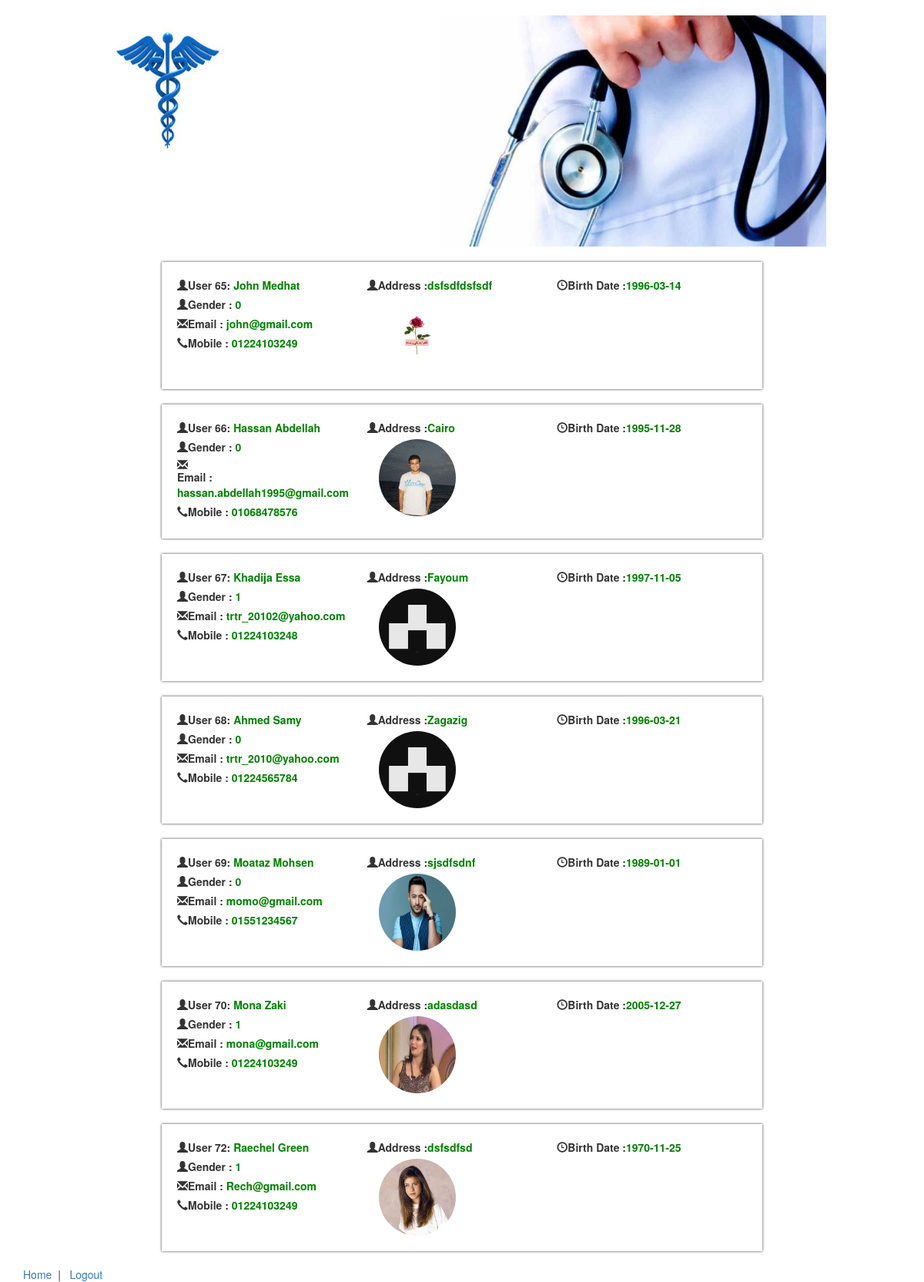
The page /viewuser.php (signed in) on the database its author committed.
### tables this page shows
CREATE TABLE `userinfo` (
  `id` int(11) NOT NULL,
  `fName` varchar(100) NOT NULL,
  `lName` varchar(100) NOT NULL,
  `gender` enum('0','1') NOT NULL,
  `email` varchar(200) NOT NULL,
  `mobile` varchar(100) NOT NULL,
  `password` varchar(200) NOT NULL,
  `address` varchar(2000) NOT NULL,
  `bdate` date NOT NULL,
  `file_name` varchar(2000) NOT NULL,
  `file_ext` varchar(100) NOT NULL,
  `reg_date` varchar(1000) NOT NULL,
  `upd_date` varchar(1000) NOT NULL
);

### viewuser.php (the view, shortened to what this page needs)
<?php
    include 'header.php';
?>
<div class="container">
    <div class="row">
        <div class="col-sm-1"></div>
        <div class="col-sm-10">
            <img src="img/71.jpg" height="300px" width="100%">
        </div>
        <div class="col-sm-1"></div>
    </div>
</div><br>
<div class="container">
    <?php
    if (isset($_SESSION['loginEmail'])) {
    require 'config.php';
    $d = mysqli_query($con, "SELECT * FROM userinfo");
    $num = mysqli_num_rows($d);
    while($num>0) {
        $result = mysqli_fetch_assoc($d);
        $id=$result['id'];
        $fName = $result['fName'];
        $lName = $result['lName'];
        $gender = $result['gender'];
        $email=$result['email'];
        $mobile=$result['mobile'];
        $address=$result['address'];
        $bdate=$result['bdate'];
        $file_name=$result['file_name'];
        $file_ext=$result['file_ext'];
        $img=$file_name.'.'.$file_ext;
        echo"<div class='row'>
                <div class='col-sm-2'></div>
                <div class='col-sm-8 userbox'>
                    <div class='col-sm-4'>
                        <div class='row'>
                            <div class='input-group'><span class='glyphicon glyphicon-user'></span>
                                <label>User $id:<b><font color='green'> $fName $lName </font></b></label>
                            </div>
                            <div class='input-group'><span class='glyphicon glyphicon-user'></span>
                                <label>Gender :<b><font color='green'> $gender </font></b></label>
                            </div>
                            <div class='input-group'><span class='glyphicon glyphicon-envelope'></span>
                                <label>Email :<b><font color='green'> $email </font></b></label>
                            </div>
                            <div class='input-group'><span class='glyphicon glyphicon-earphone'></span>
                                <label>Mobile :<b><font color='green'> $mobile </font></b></label>
                            </div>
                        </div>
                    </div>
                    <div class='col-sm-4'>
                        <div class='row'>
                            <div class='input-group'><span class='glyphicon glyphicon-user'></span>
                                <label>Address :<b><font color='green'>$address</font></b></label>
                            </div>
                        </div>
                    </div>
                    <div class='col-sm-4'>
                        <div class='row'>
                            <div class='input-group'><span class='glyphicon glyphicon-time'></span>
                                <label>Birth Date :<b><font color='green'>$bdate</font></b></label>
                            </div>
                        </div>
                    </div>
                    <div class='col-sm-2'>
                        <img src='img/uploads/$img' class='img img-circle'>
                    </div>
                </div>
                <div class='col-sm-2'></div>
            </div>";
        $num--;
    }
    } else {
    header('location:error.php');
    }
    ?>
</div>
<div class="container">
    <div class="row">
        <div class="col-sm-12">
            <span class="text-center">
                <a href="welcome_Admin.php">Home</a>&nbsp;&nbsp;|&nbsp;&nbsp;
                <a href="logout.php">Logout</a>
            </span>
        </div>
    </div>
</div>

### viewuser.php (style rules this page uses)
.userbox { background: #fff none repeat scroll 0 0; box-shadow: 0 0 3px; padding: 20px; margin-bottom: 20px; }
.img { height: 100px; width: 100px; }

### rows shown on the page
userinfo: id "65", fName "John", lName "Medhat", gender "0", email "john@gmail.com", mobile "01224103249", address "dsfsdfdsfsdf", bdate "1996-03-14", file_name+file_ext (picture)
userinfo: id "66", fName "Hassan", lName "Abdellah", gender "0", email "hassan.abdellah1995@gmail.com", mobile "01068478576", address "Cairo", bdate "1995-11-28", file_name+file_ext (picture)
userinfo: id "67", fName "Khadija", lName "Essa", gender "1", email "trtr_20102@yahoo.com", mobile "01224103248", address "Fayoum", bdate "1997-11-05", file_name+file_ext (picture)
userinfo: id "68", fName "Ahmed", lName "Samy", gender "0", email "trtr_2010@yahoo.com", mobile "01224565784", address "Zagazig", bdate "1996-03-21", file_name+file_ext (picture)
userinfo: id "69", fName "Moataz", lName "Mohsen", gender "0", email "momo@gmail.com", mobile "01551234567", address "sjsdfsdnf", bdate "1989-01-01", file_name+file_ext (picture)
userinfo: id "70", fName "Mona", lName "Zaki", gender "1", email "mona@gmail.com", mobile "01224103249", address "adasdasd", bdate "2005-12-27", file_name+file_ext (picture)
userinfo: id "72", fName "Raechel", lName "Green", gender "1", email "Rech@gmail.com", mobile "01224103249", address "dsfsdfsd", bdate "1970-11-25", file_name+file_ext (picture)
